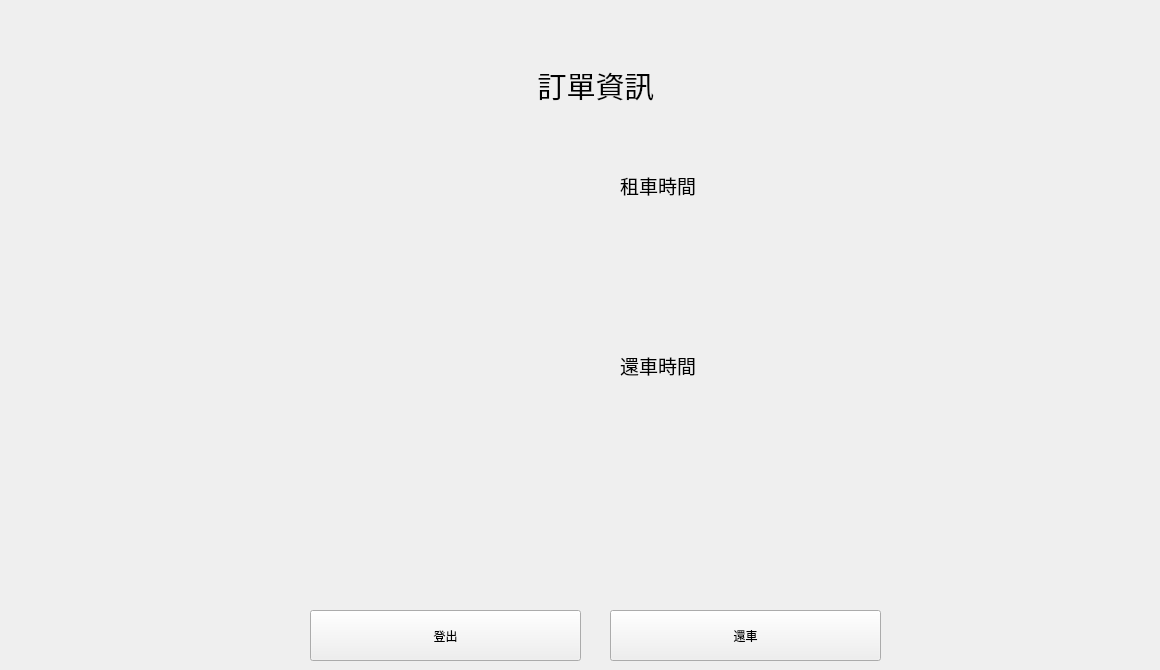
    <widget class="QWidget" name="order_page">
     <widget class="QLabel" name="label_23">
      <property name="geometry">
       <rect>
        <x>410</x>
        <y>50</y>
        <width>371</width>
        <height>71</height>
       </rect>
      </property>
      <property name="styleSheet">
       <string notr="true">font: 24pt &quot;Arial&quot;;</string>
      </property>
      <property name="text">
       <string>&lt;html&gt;&lt;head/&gt;&lt;body&gt;&lt;p align=&quot;center&quot;&gt;&lt;span style=&quot; font-size:22pt;&quot;&gt;訂單資訊&lt;/span&gt;&lt;/p&gt;&lt;/body&gt;&lt;/html&gt;</string>
      </property>
     </widget>
     <widget class="QLabel" name="order_product_picture">
      <property name="geometry">
       <rect>
        <x>40</x>
        <y>100</y>
        <width>471</width>
        <height>481</height>
       </rect>
      </property>
      <property name="text">
       <string/>
      </property>
     </widget>
     <widget class="QLabel" name="label_24">
      <property name="geometry">
       <rect>
        <x>620</x>
        <y>160</y>
        <width>111</width>
        <height>51</height>
       </rect>
      </property>
      <property name="text">
       <string>&lt;html&gt;&lt;head/&gt;&lt;body&gt;&lt;p&gt;&lt;span style=&quot; font-size:14pt;&quot;&gt;租車時間&lt;/span&gt;&lt;/p&gt;&lt;/body&gt;&lt;/html&gt;</string>
      </property>
     </widget>
     <widget class="QLabel" name="label_25">
      <property name="geometry">
       <rect>
        <x>740</x>
        <y>150</y>
        <width>411</width>
        <height>61</height>
       </rect>
      </property>
      <property name="styleSheet">
       <string notr="true">font: 16pt &quot;Arial&quot;;</string>
      </property>
      <property name="text">
       <string/>
      </property>
     </widget>
     <widget class="QLabel" name="label_26">
      <property name="geometry">
       <rect>
        <x>620</x>
        <y>340</y>
        <width>111</width>
        <height>51</height>
       </rect>
      </property>
      <property name="text">
       <string>&lt;html&gt;&lt;head/&gt;&lt;body&gt;&lt;p&gt;&lt;span style=&quot; font-size:14pt;&quot;&gt;還車時間&lt;/span&gt;&lt;/p&gt;&lt;/body&gt;&lt;/html&gt;</string>
      </property>
     </widget>
     <widget class="QLabel" name="label_27">
      <property name="geometry">
       <rect>
        <x>740</x>
        <y>330</y>
        <width>411</width>
        <height>61</height>
       </rect>
      </property>
      <property name="styleSheet">
       <string notr="true">font: 16pt &quot;Arial&quot;;</string>
      </property>
      <property name="text">
       <string/>
      </property>
     </widget>
     <widget class="QPushButton" name="Return_Car_Button">
      <property name="geometry">
       <rect>
        <x>610</x>
        <y>610</y>
        <width>271</width>
        <height>51</height>
       </rect>
      </property>
      <property name="styleSheet">
       <string notr="true">font: 16pt &quot;Arial&quot;;</string>
      </property>
      <property name="text">
       <string>還車</string>
      </property>
     </widget>
     <widget class="QPushButton" name="Return_Car_Button_2">
      <property name="geometry">
       <rect>
        <x>310</x>
        <y>610</y>
        <width>271</width>
        <height>51</height>
       </rect>
      </property>
      <property name="styleSheet">
       <string notr="true">font: 16pt &quot;Arial&quot;;</string>
      </property>
      <property name="text">
       <string>登出</string>
      </property>
     </widget>
     <zorder>Return_Car_Button</zorder>
     <zorder>label_23</zorder>
     <zorder>order_product_picture</zorder>
     <zorder>label_24</zorder>
     <zorder>label_25</zorder>
     <zorder>label_26</zorder>
     <zorder>label_27</zorder>
     <zorder>Return_Car_Button_2</zorder>
    </widget>
